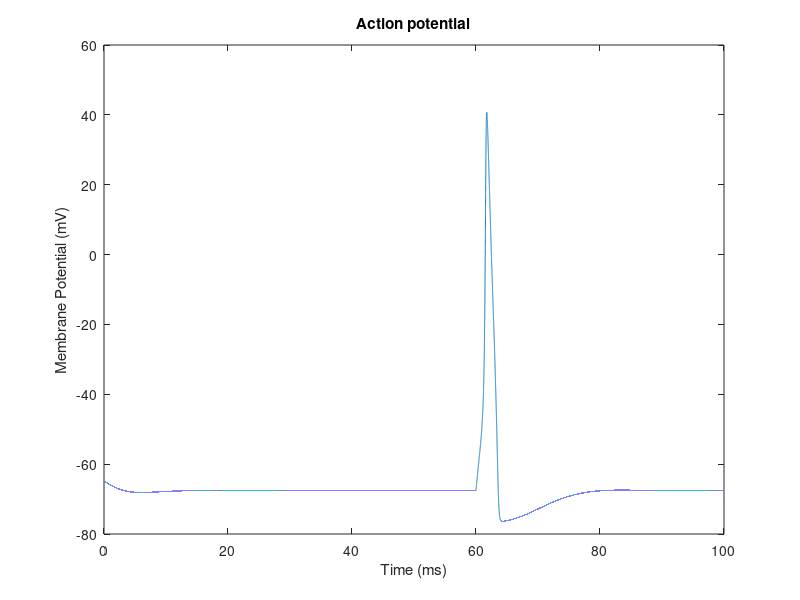
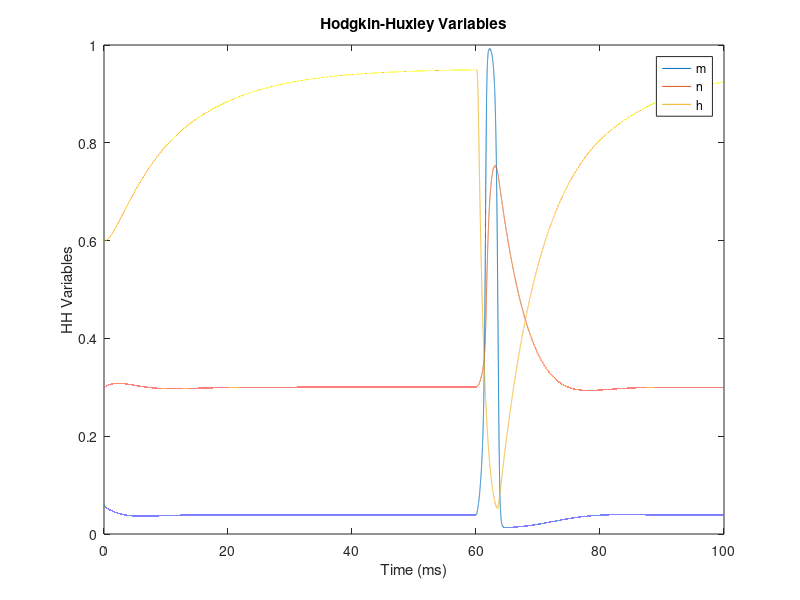
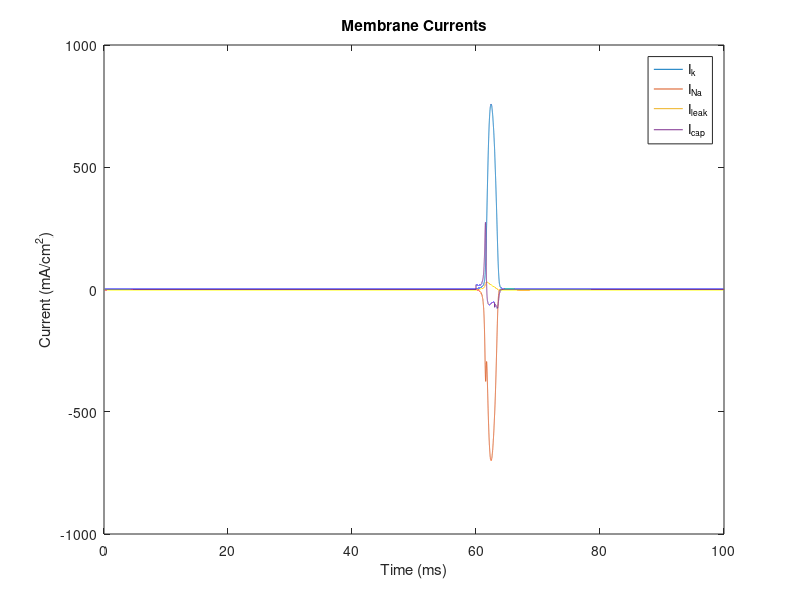
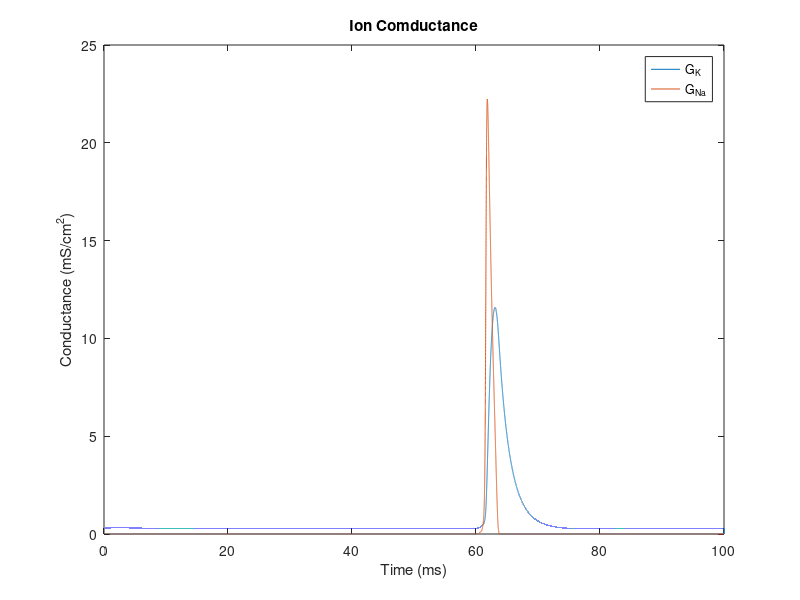

Recreate these plots in MATLAB, in order.
%Problem 1. (v)
%Replace the exponential relation between an and V with a
%quadratic fit and check whether the model is still valid

step_num = 100000;

% Initiliza arrays
n = zeros(1,step_num);
m = zeros(1,step_num);
h = zeros(1,step_num);
V = zeros(1,step_num);

ConducK = zeros(1,step_num+1);
ConducNa = zeros(1,step_num+1);
I_k = zeros(1,step_num+1);
I_Na = zeros(1,step_num+1);
I_leak = zeros(1,step_num+1);
I_cap = zeros(1,step_num+1);

% Define constants
Cm = 1;
I = 0;
Vl = -61;
Vk = -77;
VNa = 55;
gL = 0.3;
gK = 36;
gNa = 120;

dt=0.001; % step's size
T = 0:100000;

% Define init values
n(1) = 0.3;
m(1) = 0.06;
h(1) = 0.6;
V(1) = -65;
ConducK(1) = (gK*(n(1)^4));
ConducNa(1) = (gNa*(m(1)^3)*h(1));

I_k(1) = ConducK(1) * (V(1)-Vk);
I_Na(1) = ConducNa(1) * (V(1)-VNa);
I_leak(1) = gL * (V(1)-Vl);

%Polyfit an
po_V = linspace(-110,10,100);
po_an = (0.01*((-65-po_V)+10))./(exp((-65-po_V+10)/10)-1);
poly = polyfit(-65-po_V, po_an,2);

for t=1:(length(T)-1)
    if t==60000
        I=20;
    end
    
    if t==63000
        I=0;
    end
    
    %Define alpha and betas
    %Poly evaluate
    an = poly(1)*((-65-V(t))^2) + poly(2)*(-65-V(t)) + poly(3);
    
    bn = 0.125*exp((-65-V(t))/80);

    am = 0.1 * ((-65-V(t)) + 25)/(exp(((-65-V(t))+25)/10)-1);
    bm = 4*exp((-65-V(t))/18);
  
    ah = 0.07 * exp((-65-V(t))/20);
    bh = 1/(exp(((-65-V(t))+30/10))+1);
    
    % Conductances
    ConducK(t) = gK*(n(t)^4);
    ConducNa(t) = gNa*(m(t)^3)*h(t);
    
    % Currents
    I_k(t) = ConducK(t) * (V(t)-Vk);
    I_Na(t) = ConducNa(t) * (V(t)-VNa);
    I_leak(t) = gL * (V(t)-Vl);
    if t>1
        I_cap(t) = (V(t)-V(t-1))/0.001;
    end
    
    % Membrane potential
    V(t+1) = V(t)+ ((I - I_k(t) - I_Na(t) - I_leak(t))/Cm)*dt;
    n(t+1) = n(t) + (an*(1-n(t)) - bn*n(t))*dt;
    m(t+1) = m(t) + (am*(1-m(t)) - bm*m(t))*dt;
    h(t+1) = h(t) + (ah*(1-h(t)) - bh*h(t))*dt;
    

end

a=figure(1);
plot(T*0.001,V);
xlabel('Time (ms)');
ylabel('Membrane Potential (mV)');
title('Action potential');
saveas(a,'p1-2-1.png');

b=figure(2);
plot(T*0.001,m);
xlabel('Time (ms)');
ylabel('HH Variables');
title('Hodgkin-Huxley Variables');  
hold on
plot(T*0.001,n);
plot(T*0.001,h);
legend("m", "n", "h");
hold off
saveas(b,'p1-2-2.png');

%Current
c=figure(3);
disp(length(T))
disp(length(I_k))
plot(T*0.001,I_k);
title('Membrane Currents');
xlabel('Time (ms)');
ylabel('Current (mA/cm^2)');
hold on;
plot(T*0.001,I_Na);
plot(T*0.001,I_leak);
plot(T*0.001,I_cap);
legend("I_k", 'I_N_a', "I_l_e_a_k", "I_c_a_p");
hold off;
saveas(c,'p1-2-3.png');

%Conductance
d=figure(4);
plot(T*0.001,ConducK);
title('Ion Comductance');
xlabel('Time (ms)');
ylabel('Conductance (mS/cm^2)');
hold on;
plot(T*0.001,ConducNa);
legend("G_K", "G_N_a")
hold off;
saveas(d,'p1-2-4.png');